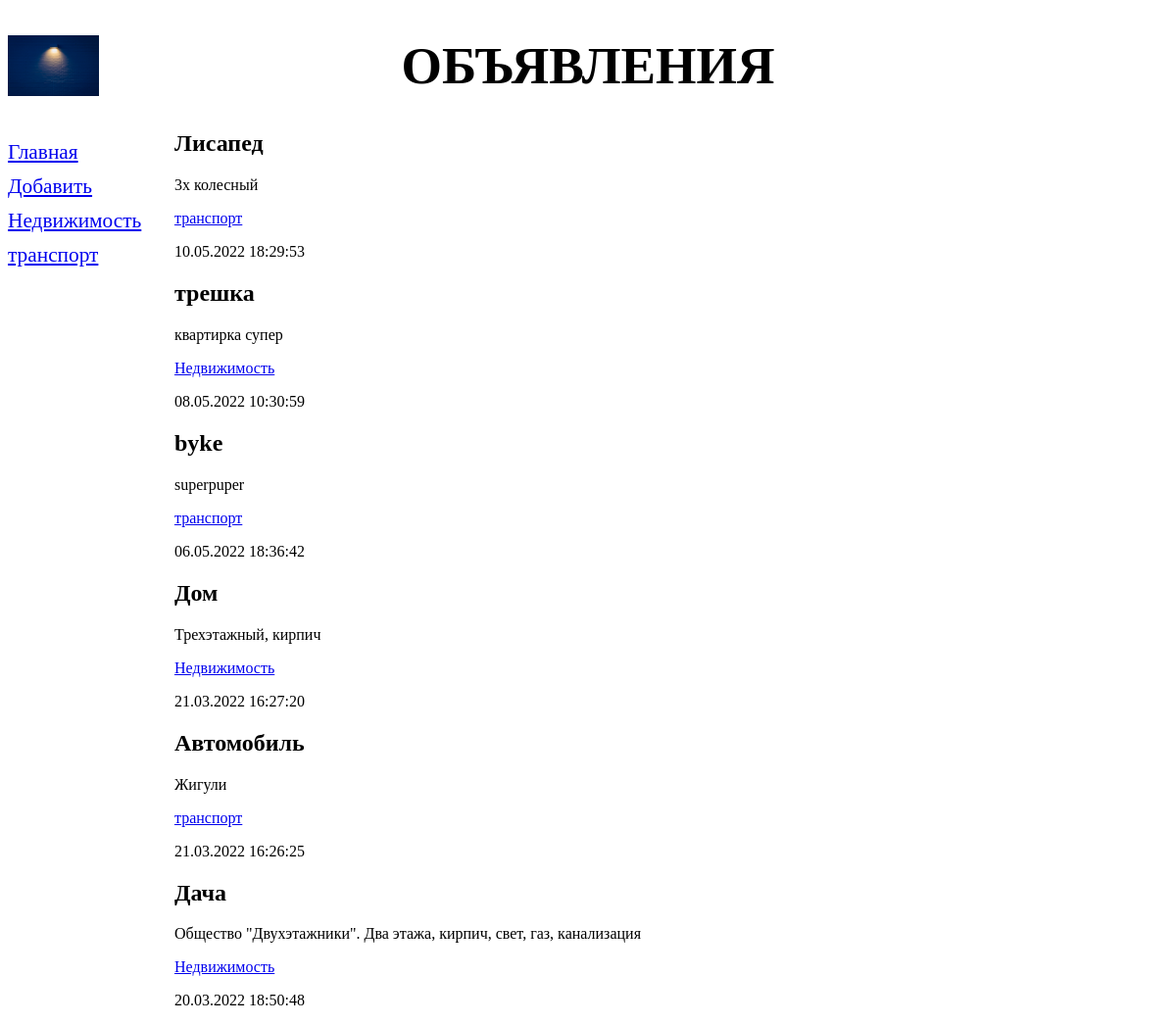
/bboard/, run on the app's committed database.
### bboard/models.py (models this page shows, shortened)
class Rubric(models.Model):
    name = models.CharField(max_length=20, db_index=True, verbose_name='Название')
    class Meta:
        verbose_name_plural = 'Рубрики'
        verbose_name = 'Рубрика'
        ordering = ['name']

class Bb(models.Model):
    title = models.CharField(max_length=50, verbose_name='Товар')
    content = models.TextField(null=True, blank=True, verbose_name='Описание')
    price = models.FloatField(null=True, blank=True, verbose_name='Цена')
    published = models.DateTimeField(auto_now_add=True, db_index=True, verbose_name='опубликовано')
    rubric = models.ForeignKey('Rubric', null=True, on_delete=models.PROTECT, verbose_name='Рубрика')
    class Meta:
        verbose_name_plural = 'Объявления'
        verbose_name = 'Объявление'
        ordering = ['-published']

### bboard/views.py (the view)
# urls.py: path('', index, name='index'),
def index(request):
    bbs = Bb.objects.all()
    rubrics = Rubric.objects.all()
    context = {'bbs': bbs, 'rubrics': rubrics}
    return render(request, 'bboard/index.html', context)

### bboard/templates/bboard/index.html
{% extends "layout/basic.html" %}
{% block content %}
    {% for bb in bbs %}
        <div>
            <h2>{{ bb.title }}</h2>
            <p>{{ bb.content }}</p>
            <p><a href="{% url 'by_rubric' bb.rubric.pk %}">
                {{ bb.rubric.name }}</a></p>
            <p>{{ bb.published|date:"d.m.Y H:i:s" }}</p>
        </div>
    {% endfor %}
{% endblock %}

### bboard/templates/layout/basic.html (shortened to what this page needs)
{% load static %}
<!DOCTYPE html>
<html>
<head>
    <link rel="stylesheet" type="text/css"
          href="{% static 'bboard/style.css' %}">
</head>
<body>
<header>
    <h1>Объявления</h1>
</header>
<nav>
    <a href="{% url 'index' %}">Главная</a>
    <a href="{% url 'add' %}">Добавить</a>
    {% for rubric in rubrics %}
        <a href="{% url 'by_rubric' rubric.pk %}">
            {{ rubric.name }}</a>
    {% endfor %}
</nav>
<section>
    {% block content %}
    {% endblock %}
</section>
</body>
</html>

### bboard/static/bboard/style.css (style rules this page uses)
header h1 { font-size: 40pt; text-transform: uppercase; text-align: center; background: url("bg.jpeg") left / auto 100% no-repeat; }
nav { font-size: 16pt; width: 150px; float: left; }
nav a { display: block; margin: 10px 0px; }
section { margin-left: 170px; }

### data on the page
Rubric: name "Недвижимость"
Rubric: name "транспорт"
Bb: title "Лисапед", content "3х колесный", rubric.name "транспорт", published "10.05.2022 18:29:53"
Bb: title "трешка", content "квартирка супер", rubric.name "Недвижимость", published "08.05.2022 10:30:59"
Bb: title "byke", content "superpuper", rubric.name "транспорт", published "06.05.2022 18:36:42"
Bb: title "Дом", content "Трехэтажный, кирпич", rubric.name "Недвижимость", published "21.03.2022 16:27:20"
Bb: title "Автомобиль", content "Жигули", rubric.name "транспорт", published "21.03.2022 16:26:25"
Bb: title "Дача", content "Общество \"Двухэтажники\". Два этажа, кирпич, свет, газ, канализация", rubric.name "Недвижимость", published "20.03.2022 18:50:48"
